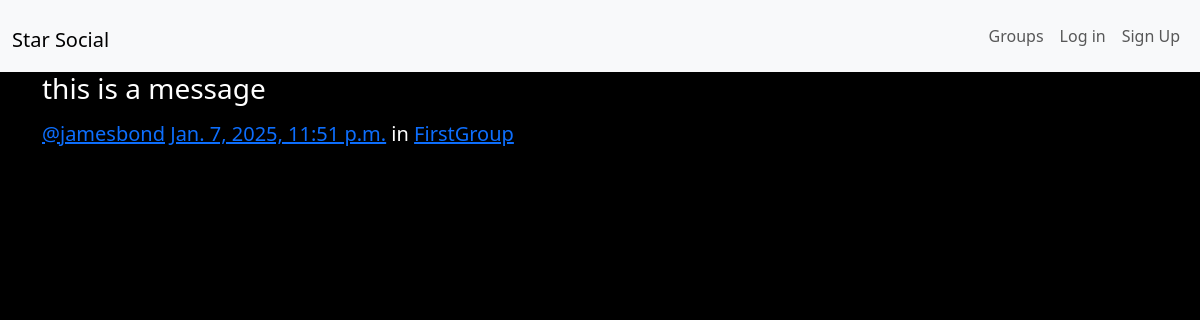
The app's page /posts/by/jamesbond/5 with its own data.
### posts/models.py (models this page shows, shortened)
class Post(models.Model):
    user = models.ForeignKey(User, related_name="posts", on_delete=models.CASCADE)
    created_at = models.DateTimeField(auto_now=True)
    message = models.TextField()
    message_html = models.TextField(editable=False)
    group = models.ForeignKey(Group, related_name="posts", null=True, blank=True, on_delete=models.PROTECT)
    class Meta:
        ordering = ["-created_at"]
        unique_together = ["user", "message" ]

### group/models.py (models this page shows, shortened)
class Group(models.Model):
    name = models.CharField(max_length=255, unique=True)
    slug = models.SlugField(allow_unicode=True, unique=True)
    description = models.TextField(blank=True, default="")
    description_html = models.TextField(editable=False, default="", blank=True)
    members = models.ManyToManyField(User, through="GroupMember")
    class Meta:
        ordering = ["name"]

### posts/views.py (the view)
# urls.py: path('by/<username>/<int:pk>', views.PostDetail.as_view(), name="single"),
class PostDetail(SelectRelatedMixin, generic.DetailView):
    model = models.Post
    select_related = ("user", "group")
    def get_queryset(self):
        queryset = super().get_queryset()
        return queryset.filter(user__username__iexact=self.kwargs.get("username"))

### posts/templates/posts/post_detail.html
{% extends "posts/post_base.html" %}
{% block post_content %}
  <div class="col-md-8">
    {% include "posts/_post.html" %}
  </div>
{% endblock post_content %}

### posts/templates/posts/_post.html (shortened to what this page needs)
<div class="post media">
  <h3>{{ post.message_html|safe }}</h3>
  <div class="media-body">
    <h5 class="media-heading">
        <span class="username">
            <a href="{% url 'posts:for_user' username=post.user.username %}">@{{ post.user.username }}</a>
        </span>
        <time class="time">
            <a href="{% url 'posts:single' username=post.user.username pk=post.pk %}">{{ post.created_at }}</a>
        </time>
        {% if post.group %}	</time>
            <span class="group-name">in <a href="#">{{ post.group.name }}</a></span>
        {% endif %}
    </h5>
  </div>
</div>

### static/simplesocial/css/master.css (style rules this page uses)
body { margin: 0; overflow: hidden; background-color: black; color: white; }

### records on screen
Post: message_html "this is a message", user.username "jamesbond", created_at "Jan. 7, 2025, 11:51 p.m.", group.name "FirstGroup"
